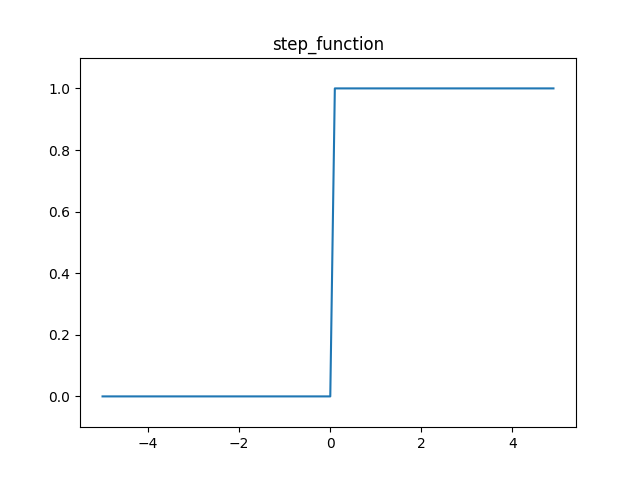

Here is the Python script that generated this plot:
# coding: utf-8
import numpy as np
import matplotlib.pylab as plt


def step_function(x):
    """
    阶跃函数实现。

    参数:
        x (array-like): 输入值，可以是标量或数组。

    返回:
        numpy.ndarray: 输出值，形状与输入相同。对于输入中大于0的元素返回1，否则返回0。
    """
    return np.array(x > 0, dtype=int)


# 生成从-5.0到5.0，步长为0.1的数组作为输入数据
X = np.arange(-5.0, 5.0, 0.1)
# 对输入数据应用阶跃函数，得到对应的输出数据
Y = step_function(X)
# 绘制阶跃函数图像
plt.plot(X, Y)
# 设置y轴显示范围，确保图像清晰展示阶跃特性
plt.ylim(-0.1, 1.1)
# 显示绘制的图像
# plt.show()
# 保存图像
plt.title("step_function")
plt.savefig("step_function.png")
